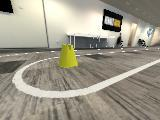
#> input picture test7.jpg, 160 x 120 px
$ python test.py
#> lines starting #> are read from the running program, lines starting #| are printed output that depends on the picture; after the words box and inside, x2 and y2 are one past the last pixel; in counts of white or black regions, pixels touching at a corner belong together
import cv2 as cv
import numpy as np

img=cv.imread('test7.jpg')
#> img is the input picture: shape (120, 160, 3); mean B, G, R 138.1, 153.4, 158.4
hsv=cv.cvtColor(img,cv.COLOR_BGR2HSV)
#> hsv: shape (120, 160, 3); mean H, S, V 25.6, 37.8, 158.8
lower_white=np.array([0,0,200])
upper_white=np.array([255,55,255])

masked=cv.inRange(hsv,lower_white,upper_white)
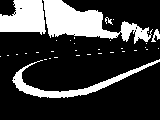
#> masked: shape (120, 160); 23.6% white; 34 white regions (29 under 20 px), largest, box (x1, y1, x2, y2) and area: (43, 0, 153, 44) 2156, (0, 0, 46, 35) 1194, (12, 59, 160, 98) 1027, (151, 29, 160, 42) 57, (105, 17, 113, 25) 27
res=cv.bitwise_and(img,img,mask=masked)
greyres=cv.cvtColor(res,cv.COLOR_BGR2GRAY)


# [19 lines of commented-out code are left out]


grey=cv.cvtColor(img,cv.COLOR_BGR2GRAY) #
imgHLS=cv.cvtColor(img,cv.COLOR_BGR2HLS) #
#> imgHLS: shape (120, 160, 3); mean of channels 0, 1, 2 25.5, 148.5, 49.3
Lchannel=imgHLS[:,:,1]#
maskHLS=cv.inRange(Lchannel,200,255)#
#> maskHLS: shape (120, 160); 20.2% white; 39 white regions (32 under 20 px), largest, box (x1, y1, x2, y2) and area: (44, 0, 137, 41) 1825, (12, 59, 160, 98) 991, (0, 0, 45, 30) 749
resHLS=cv.bitwise_and(img,img,mask=maskHLS)#

rectangle=cv.rectangle(grey,(0,0),(160,48),(0,0,0),-1)#
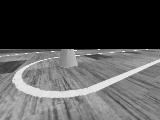
#> rectangle: shape (120, 160); min 0, max 254, mean 83.5
mask=cv.bitwise_and(rectangle,grey)#
no=cv.bitwise_not(rectangle)#
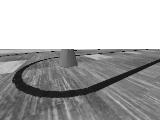
#> no: shape (120, 160); min 1, max 255, mean 171.5

v=np.median(no)#
#> v = 140
sigma=0.33#
lower=int(max(0,(1.0-sigma)*v))#
#> lower = 93
upper=int(min(255,(1.0+sigma)*v))#
#> upper = 186


greyHLS=cv.cvtColor(resHLS,cv.COLOR_BGR2GRAY)#
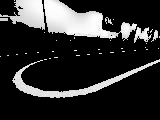
#> greyHLS: shape (120, 160); min 0, max 255, mean 46.7
kernel=cv.getStructuringElement(cv.MORPH_RECT,(5,5))#
canny=cv.Canny(mask,lower,upper)#
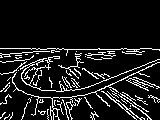
#> canny: shape (120, 160); 10.8% white in thin lines or dots, all inside (x1, y1, x2, y2) = (0, 48, 160, 120)
dilate=cv.dilate(canny,kernel, iterations=1)#
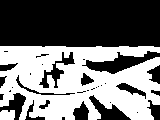
#> dilate: shape (120, 160); 45.4% white; 2 white regions, box (x1, y1, x2, y2) and area: (0, 46, 160, 120) 8574, (0, 110, 15, 120) 141

mask2=cv.bitwise_and(dilate,greyHLS)#
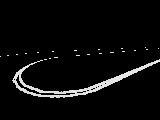
#> mask2: shape (120, 160); min 0, max 254, mean 10.5


cv.imshow('result',mask2)

cv.waitKey(0)

$ run again, with test2.jpg copied over test7.jpg
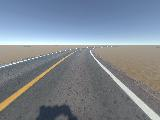
#> input picture test2.jpg, 160 x 120 px
#> img is the input picture: shape (120, 160, 3); mean B, G, R 146.7, 136.1, 127.1
#> hsv: shape (120, 160, 3); mean H, S, V 85.6, 46.2, 152.4
#> masked: shape (120, 160); 6.1% white; 27 white regions (25 under 20 px), largest, box (x1, y1, x2, y2) and area: (0, 39, 160, 45) 772, (90, 50, 160, 120) 363
#> imgHLS: shape (120, 160, 3); mean of channels 0, 1, 2 85.6, 137.2, 49.2
#> maskHLS: shape (120, 160); 9.4% white; 26 white regions (24 under 20 px), largest, box (x1, y1, x2, y2) and area: (0, 31, 160, 45) 1413, (90, 50, 160, 120) 353
#> `no=cv.bitwise_not(rectangle)#`:
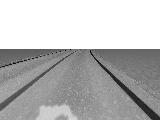
#> no: shape (120, 160); min 0, max 255, mean 185
#> v = 159
#> lower = 106
#> upper = 211
#> canny: shape (120, 160); 4.5% white in thin lines or dots, all inside (x1, y1, x2, y2) = (0, 48, 160, 120)
#> dilate: shape (120, 160); 20.3% white; 4 white regions, box (x1, y1, x2, y2) and area: (0, 46, 160, 120) 3323, (33, 101, 80, 120) 394, (124, 72, 140, 84) 112, (138, 85, 149, 94) 72
#> `mask2=cv.bitwise_and(dilate,greyHLS)#`:
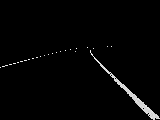
#> mask2: shape (120, 160); min 0, max 255, mean 4.4

$ run again, with test3.jpg copied over test7.jpg
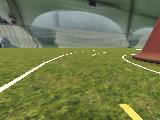
#> input picture test3.jpg, 160 x 120 px
#> img is the input picture: shape (120, 160, 3); mean B, G, R 79.2, 123.4, 115.7
#> hsv: shape (120, 160, 3); mean H, S, V 44.1, 99, 125.4
#> masked: shape (120, 160); 0.89% white in thin lines or dots, all inside (x1, y1, x2, y2) = (0, 38, 160, 92)
#> imgHLS: shape (120, 160, 3); mean of channels 0, 1, 2 44.1, 101.6, 71.3
#> maskHLS: shape (120, 160); 1.3% white in thin lines or dots, all inside (x1, y1, x2, y2) = (0, 49, 160, 120)
#> `no=cv.bitwise_not(rectangle)#`:
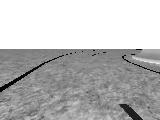
#> no: shape (120, 160); min 2, max 255, mean 186.3
#> v = 159
#> lower = 106
#> upper = 211
#> canny: shape (120, 160); 7.6% white in thin lines or dots, all inside (x1, y1, x2, y2) = (0, 48, 160, 120)
#> `dilate=cv.dilate(canny,kernel, iterations=1)#`:
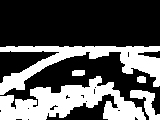
#> dilate: shape (120, 160); 34.1% white; 5 white regions, box (x1, y1, x2, y2) and area: (0, 76, 146, 120) 3350, (0, 46, 160, 95) 2679, (130, 90, 160, 120) 379, (72, 70, 85, 76) 74, (137, 76, 146, 83) 57

$ run again, with test4.jpg copied over test7.jpg
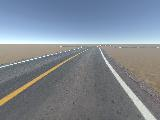
#> input picture test4.jpg, 160 x 120 px
#> img is the input picture: shape (120, 160, 3); mean B, G, R 147.5, 136.9, 128.1
#> hsv: shape (120, 160, 3); mean H, S, V 88.3, 42.7, 152.4
#> masked: shape (120, 160); 6.1% white; 34 white regions (32 under 20 px), largest, box (x1, y1, x2, y2) and area: (0, 37, 160, 44) 773, (99, 48, 156, 120) 338
#> imgHLS: shape (120, 160, 3); mean of channels 0, 1, 2 88.3, 138, 46
#> maskHLS: shape (120, 160); 8.6% white; 34 white regions (32 under 20 px), largest, box (x1, y1, x2, y2) and area: (0, 30, 160, 44) 1276, (99, 48, 156, 120) 326
#> v = 156
#> lower = 104
#> upper = 207
#> canny: shape (120, 160); 4.1% white in thin lines or dots, all inside (x1, y1, x2, y2) = (0, 48, 160, 120)
#> dilate: shape (120, 160); 18.5% white; 1 white region, box (x1, y1, x2, y2) and area: (0, 46, 160, 120) 3551
#> `mask2=cv.bitwise_and(dilate,greyHLS)#`:
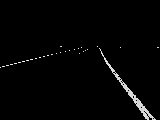
#> mask2: shape (120, 160); min 0, max 255, mean 4.1
